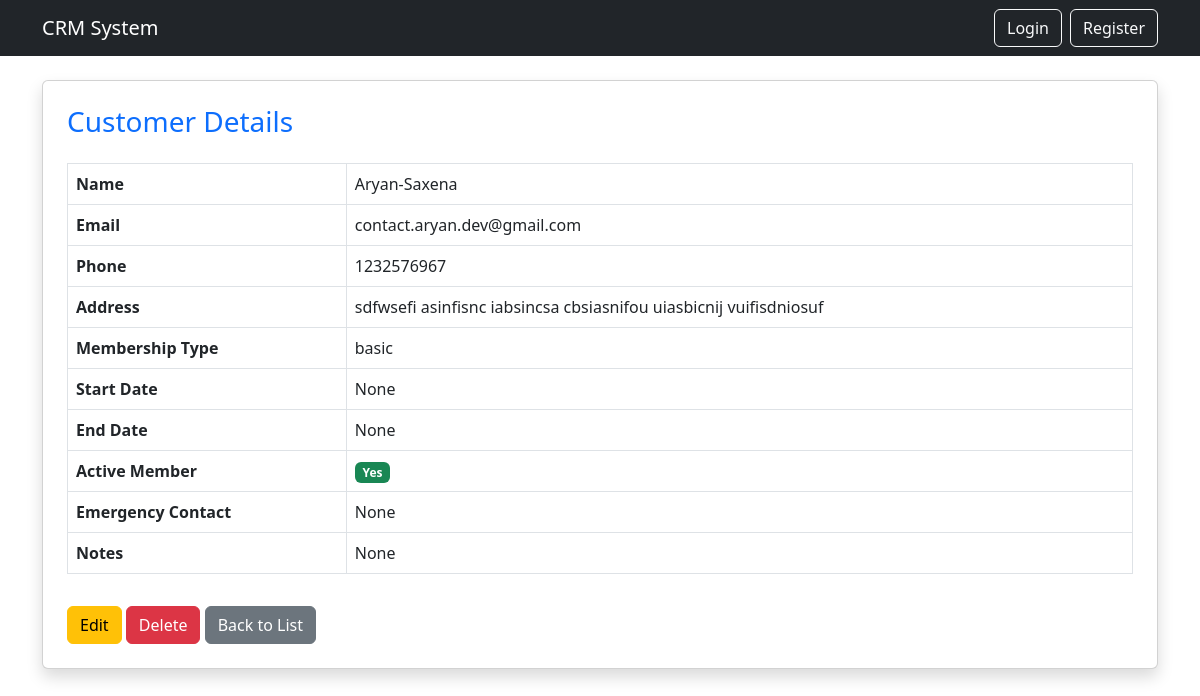
The app's page /customer/2/ with its own data.
### crm/models.py (models this page shows, shortened)
class Customer(models.Model):
    name = models.CharField(max_length=200)
    email = models.EmailField()
    phone = models.CharField(max_length=20,null=True,blank=True)
    address = models.CharField(max_length=255, blank=True, null=True)
    MEMBERSHIP_CHOICES = [
        ('basic', 'Basic'),
        ('premium', 'Premium'),
        ('vip', 'VIP'),
    ]
    membership_type = models.CharField(max_length=10, choices=MEMBERSHIP_CHOICES, default='basic')
    membership_start_date = models.DateField(null=True, blank=True)
    membership_end_date = models.DateField(null=True, blank=True)
    is_active_member = models.BooleanField(default=True)
    emergency_contact = models.CharField(max_length=100, null=True, blank=True)
    notes = models.TextField(null=True, blank=True)

### crm/views.py (the view)
# urls.py: path('customer/<int:pk>/', customer_detail, name='customer_detail'),
def customer_detail(request, pk):
    customer = get_object_or_404(Customer, pk=pk)
    return render(request, 'crm/customer_detail.html',{'customer': customer})

### crm/templates/crm/customer_detail.html (shortened to what this page needs)
<!DOCTYPE html>
<html>
    <head>
    </head>
    <body>
        {% extends 'base.html' %}
        {% block content %}
        <div class="card shadow p-4">
            <h3 class="mb-4 text-primary">Customer Details</h3>
            <table class="table table-bordered">
                <tbody>
                    <tr>
                        <th>Name</th>
                        <td>{{ customer.name }}</td>
                    </tr>
                    <tr>
                        <th>Email</th>
                        <td>{{ customer.email }}</td>
                    </tr>
                    <tr>
                        <th>Phone</th>
                        <td>{{ customer.phone }}</td>
                    </tr>
                    <tr>
                        <th>Address</th>
                        <td>{{ customer.address }}</td>
                    </tr>
                    <tr>
                        <th>Membership Type</th>
                        <td>{{ customer.membership_type }}</td>
                    </tr>
                    <tr>
                        <th>Start Date</th>
                        <td>{{ customer.membership_start_date }}</td>
                    </tr>
                    <tr>
                        <th>End Date</th>
                        <td>{{ customer.membership_end_date }}</td>
                    </tr>
                    <tr>
                        <th>Active Member</th>
                        <td>
                            {% if customer.is_active_member %}
                                <span class="badge bg-success">Yes</span>
                            {% else %}
                                <span class="badge bg-danger">No</span>
                            {% endif %}
                        </td>
                    </tr>
                    <tr>
                        <th>Emergency Contact</th>
                        <td>{{ customer.emergency_contact }}</td>
                    </tr>
                    <tr>
                        <th>Notes</th>
                        <td>{{ customer.notes }}</td>
                    </tr>
                </tbody>
            </table>
            <div class="mt-3">
                <a href="{% url 'edit_customer' customer.id %}" class="btn btn-warning">Edit</a>
                <a href="{% url 'delete_customer' customer.id %}" class="btn btn-danger">Delete</a>
                <a href="{% url 'customer_list' %}" class="btn btn-secondary">Back to List</a>
            </div>
        </div>
        {% endblock %}

### crm/templates/base.html (shortened to what this page needs)
<!DOCTYPE html>
<html lang="en">
<head>
    <link href="https://cdn.jsdelivr.net/npm/bootstrap@5.3.0/dist/css/bootstrap.min.css" rel="stylesheet">
</head>
<body>
    <nav class="navbar navbar-expand-lg navbar-dark bg-dark">
        <div class="container">
            <a class="navbar-brand" href="/">CRM System</a>
            <div class="collapse navbar-collapse" id="navbarNav">
                <ul class="navbar-nav ms-auto">
                    {% if user.is_authenticated %}
                        <li class="nav-item">
                            <a class="nav-link" href="{% url 'dashboard' %}">Dashboard</a>
                        </li>
                        <li class="nav-item">
                            <a class="nav-link" href="{% url 'customer_list' %}">Customers</a>
                        </li>
                        <li class="nav-item">
                            <a class="nav-link" href="{% url 'add_customer' %}">Add Customer</a>
                        </li>
                        <li class="nav-item">
                            <a class="nav-link" href="{% url 'password_change' %}">Change Password</a>
                        </li>
                        <li class="nav-item">
                            <form method="post" action="{% url 'logout' %}">
                                {% csrf_token %}
                                <button type="submit" class="btn btn-outline-light ms-2">Logout</button>
                            </form>
                        </li>
                    {% else %}
                        <li class="nav-item">
                            <a class="btn btn-outline-light me-2" href="{% url 'login' %}">Login</a>
                        </li>
                        <li class="nav-item">
                            <a class="btn btn-outline-light" href="{% url 'register' %}">Register</a>
                        </li>
                    {% endif %}
                </ul>
            </div>
        </div>
    </nav>
    <div class="container mt-4">
        {% block content %}{% endblock %}
    </div>
</body>
</html>

### records on screen
Customer: name "Aryan-Saxena", email "contact.aryan.dev@gmail.com", phone "1232576967", address "sdfwsefi asinfisnc iabsincsa cbsiasnifou uiasbicnij vuifisdniosuf", membership_type "basic", membership_start_date "None", membership_end_date "None", emergency_contact "None", notes "None"
